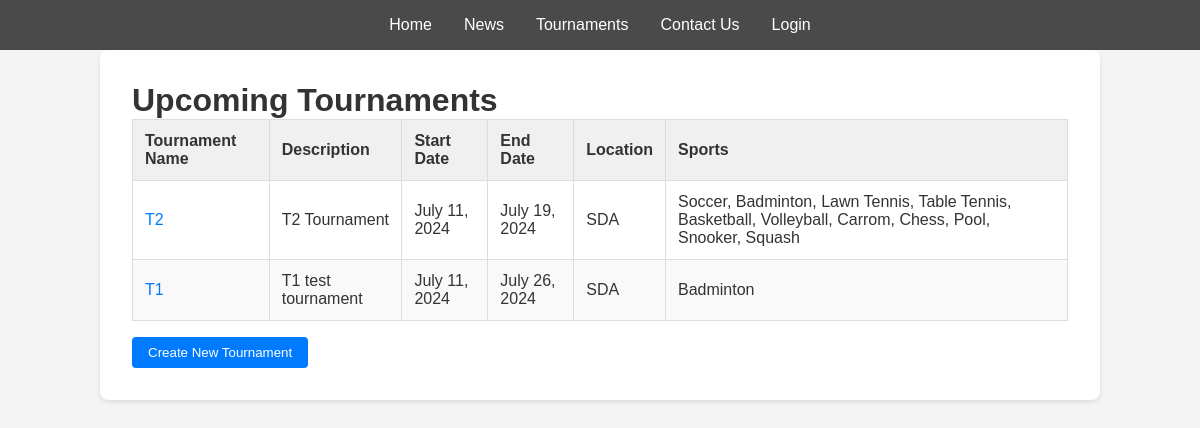
/tournaments/, run on the app's committed database.
### tournaments/models.py (models this page shows, shortened)
class Tournaments(models.Model):
    name = models.CharField(max_length=200)
    description = models.TextField()
    sports = models.ManyToManyField(Sport, related_name='tournaments')  # Ensure this line is present
    start_date = models.DateField()
    end_date = models.DateField()
    location = models.CharField(max_length=200)

class Sport(models.Model):
    name = models.CharField(max_length=100)

### home/views.py (the view)
# urls.py: path('tournaments/', tournaments_view, name='tournaments'),
def tournaments_view(request):
    tournaments = Tournaments.objects.all()
    return render(request, 'tournaments/tournaments.html', {'tournaments': tournaments})

### tournaments/templates/tournaments/tournaments.html
{% extends "base.html" %}
{% load static %}
{% block content %}
<h1>Upcoming Tournaments</h1>
<table>
    <thead>
        <tr>
            <th>Tournament Name</th>
            <th>Description</th>
            <th>Start Date</th>
            <th>End Date</th>
            <th>Location</th>
            <th>Sports</th>
        </tr>
    </thead>
    <tbody>
        {% for tournament in tournaments %}
        <tr>
            <td><a href="{% url 'tournament-detail' tournament.pk %}">{{ tournament.name }}</a></td>
            <td>{{ tournament.description }}</td>
            <td>{{ tournament.start_date }}</td>
            <td>{{ tournament.end_date }}</td>
            <td>{{ tournament.location }}</td>
            <td>
                {% for sport in tournament.sports.all %}
                    {{ sport.name }}{% if not forloop.last %}, {% endif %}
                {% endfor %}
            </td>
        </tr>
        {% empty %}
        <tr>
            <td colspan="6">No tournaments available.</td>
        </tr>
        {% endfor %}
    </tbody>
</table>
<a href="{% url 'tournament-create' %}">
    <button>Create New Tournament</button>
</a>
{% endblock %}

### templates/base.html (shortened to what this page needs)
<!DOCTYPE html>
<html>
<head>
    {% load static %}
    <link rel="stylesheet" type="text/css" href="{% static 'css/styles.css' %}">
</head>
<body>
    <header>
        <nav>
            <ul>
                <li><a href="{% url 'home' %}">Home</a></li>
                <li><a href="{% url 'news' %}">News</a></li>
                <li><a href="{% url 'tournament-list' %}">Tournaments</a></li>
                <li><a href="{% url 'contact' %}">Contact Us</a></li>
                {% if user.is_authenticated %}
                    <li><a href="{% url 'logout' %}">Logout</a></li>
                {% else %}
                    <li><a href="{% url 'login' %}">Login</a></li>
                {% endif %}
            </ul>
        </nav>
    </header>
    <main>
        {% block content %}
        {% endblock %}
    </main>
</body>
</html>

### static/css/styles.css (style rules this page uses)
* { margin: 0; padding: 0; box-sizing: border-box; }
body { font-family: Arial, sans-serif; color: #333; background-color: #f4f4f4; }
header { background-color: #4a4a4a; color: #fff; padding: 1rem; }
header nav ul { list-style: none; display: flex; justify-content: center; }
header nav ul li { margin: 0 1rem; }
header nav ul li a { color: #fff; text-decoration: none; }
main { padding: 2rem; max-width: 1000px; margin: 0 auto; background-color: #fff; border-radius: 8px; box-shadow: 0 2px 4px rgba(0, 0, 0, 0.1); }
button { background-color: #007bff; color: #fff; border: none; padding: 0.5rem 1rem; border-radius: 4px; cursor: pointer; }
a { color: #007bff; text-decoration: none; }
table { width: 100%; border-collapse: collapse; margin-bottom: 1rem; }
table th, table td { padding: 0.75rem; text-align: left; border: 1px solid #ddd; }
table th { background-color: #f0f0f0; }
table tr:nth-child(even) { background-color: #f9f9f9; }

### data on the page
Tournaments: name "T2", description "T2 Tournament", start_date "July 11, 2024", end_date "July 19, 2024", location "SDA"
Sport: name "Soccer"
Sport: name "Badminton"
Sport: name "Lawn Tennis"
Sport: name "Table Tennis"
Sport: name "Basketball"
Sport: name "Volleyball"
Sport: name "Carrom"
Sport: name "Chess"
Sport: name "Pool"
Sport: name "Snooker"
Sport: name "Squash"
Tournaments: name "T1", description "T1 test tournament", start_date "July 11, 2024", end_date "July 26, 2024", location "SDA"
